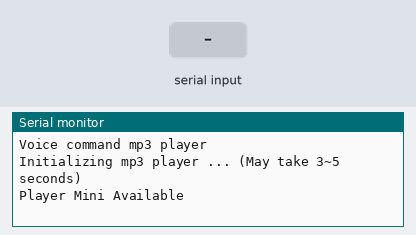
This sketch was run on a simulated Arduino Uno, built with avr-gcc and run on an emulated ATmega328P. On the bench: the last lines printed to the serial monitor. Inputs (shaded band) come from the test bench. The audio player accepts every command and is not drawn.

Above: at 2.7 s.
2.8 s: "a" received over Serial
At 4.0 s:
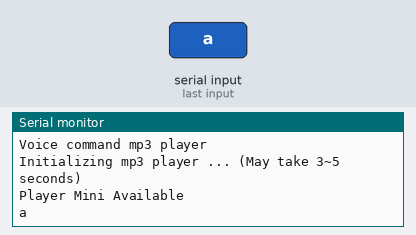
4.3 s: "b" received over Serial
At 6.2 s:
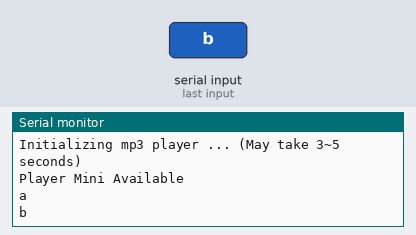
7.3 s: "e" received over Serial
At 9.6 s:
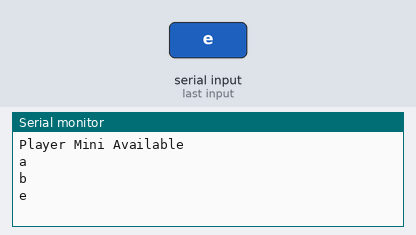
10.3 s: "j" received over Serial
At 13.0 s:
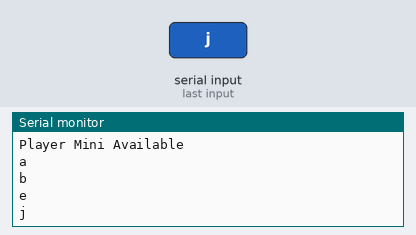
13.3 s: "1" received over Serial
At 15.4 s:
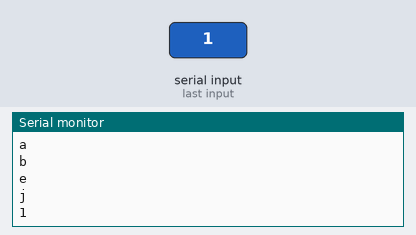

Measured:
- after the input at 2.8 s, the serial monitor: prints a new line at once (image 1)
- after the input at 4.3 s, the serial monitor: prints a new line after 1.5 s (image 2)
- after the input at 7.3 s, the serial monitor: prints a new line after 1.6 s (image 3)
- after the input at 10.3 s, the serial monitor: prints a new line after 1.6 s (image 4)
- after the input at 13.3 s, the serial monitor: prints a new line after 1.6 s (image 5)

The sketch:

reciever_player.ino
```cpp
#include <DFRobotDFPlayerMini.h>
#include "SoftwareSerial.h"
#include "DFRobotDFPlayerMini.h"

SoftwareSerial mySoftwareSerial(10, 11); // RX, TX
DFRobotDFPlayerMini Player;
int i = 0;
char ch;
void setup()
{
  mySoftwareSerial.begin(9600);
  Serial.begin(115200);
  Serial.println();
  Serial.println(F("Voice command mp3 player"));
  Serial.println(F("Initializing mp3 player ... (May take 3~5 seconds)"));

  if (!Player.begin(mySoftwareSerial))
  {
    Serial.println(F("Unable to begin:"));
    Serial.println(F("1.Please recheck the connection!"));
    Serial.println(F("2.Please insert the SD card!"));
    while (true);
  }

  Serial.println(F("Player Mini Available"));
  Player.volume(25);
  delay(1000);
}

void loop()
{

  while (Serial.available())
  {

    ch = Serial.read();
    Serial.println(ch);

    switch (ch)
    {
      case 'a':
        Player.play(2);
        break;

      case 'b':
        Player.play(3);
        break;

        break;

      case 'e':
        Player.pause();
        break;

      case 'j':
        Player.pause();
        break;
    }
    delay(3000);
  }

}
```
